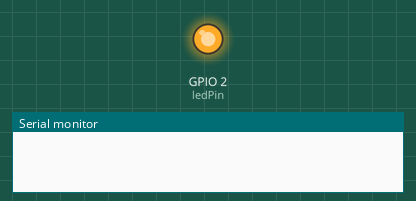
Simulated run of this sketch. Board: ESP8266 (NodeMCU). Shown: output pins drawn as LEDs (lit = HIGH), the last lines printed to the serial monitor. No MQTT or app messages arrive unless stated.

Above: at 0.1 s.
At 5.1 s:
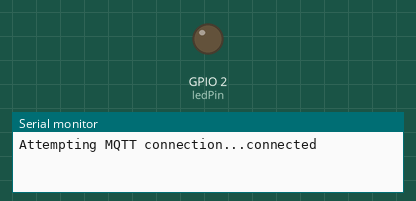
Timing chart, 0 to 6.6 s (numbered marks = the images above):
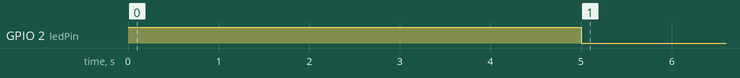

The sketch:

mqtt_test.ino
```cpp
//code write by Moz for YouTube changel logMaker360, 24-11-2016
//code belongs to this video: https://youtu.be/nAUUdbUkJEI

#include <EEPROM.h>
#include <ESP8266WiFi.h>
#include <PubSubClient.h>
#include <Wire.h>


// Connect to the WiFi
const char* ssid = "ESPap";                           //!!!!!!!!!!!!!!!!!!!!!
const char* password = "thereisnospoon";                //!!!!!!!!!!!!!!!!!!!!!
const char* mqtt_server = "192.168.1.8";                 //!!!!!!!!!!!!!!!!!!!!!

WiFiClient espClient;
PubSubClient client(espClient);

const byte ledPin =2;

void LEDChange() {

  Serial.print("Start Sending");
  digitalWrite(ledPin, HIGH);
  delay(5000);
  digitalWrite(ledPin, LOW);
  delay(5000);
  Serial.print("Loop Finished");
  Serial.println();
}


void reconnect() {
 // Loop until we're reconnected
 while (!client.connected()) {
 Serial.print("Attempting MQTT connection...");
 // Attempt to connect
 if (client.connect("ESP8266 Client")) {
  Serial.println("connected");
  // ... and subscribe to topic
  client.subscribe("ledStatus");
 } else {
  Serial.print("failed, rc=");
  Serial.print(client.state());
  Serial.println(" try again in 5 seconds");
  // Wait 5 seconds before retrying
  delay(5000);
  }
 }
}

void setup()
{
 Serial.begin(9600);

 client.setServer(mqtt_server, 1883);
 client.setCallback(LEDChange);

 pinMode(ledPin, OUTPUT);
 digitalWrite(ledPin, HIGH);
 delay(5000);
 digitalWrite(ledPin, LOW);
}

void loop()
{
 if (!client.connected()) {
  reconnect();
 }
 client.loop();
}

/* Python code LEDblink.py
import paho.mqtt.publish as publish
import time

While True:
   print("Sending 1...")
   publish.single("ledStatus", "1", hostname="Your broker IP")
   time.sleep(6)
   print("Sending 0...")
   publish.single("ledStatus", "0", hostname="Your broker IP")
   time.sleep(3)

*/
```
